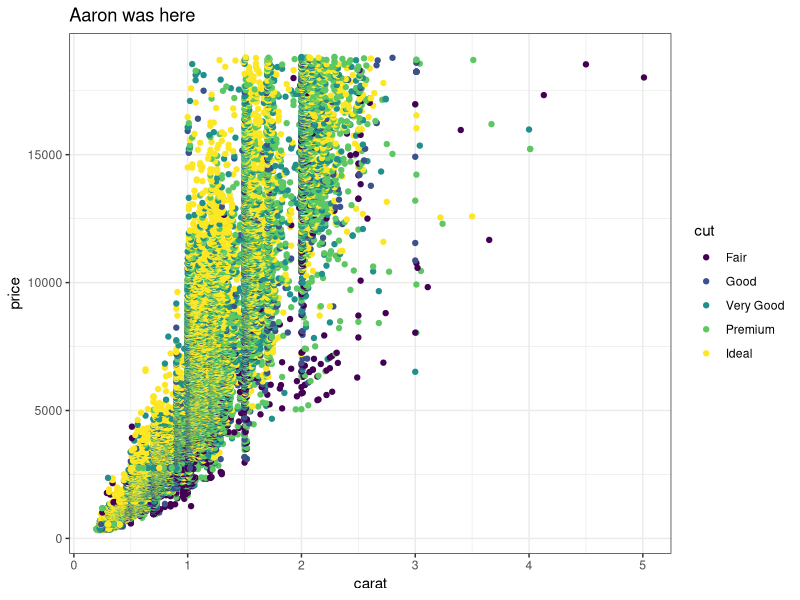
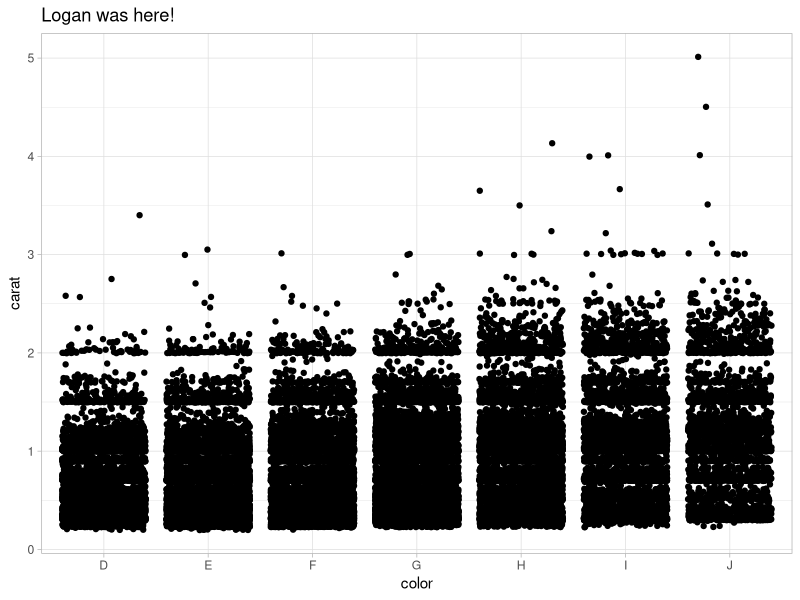
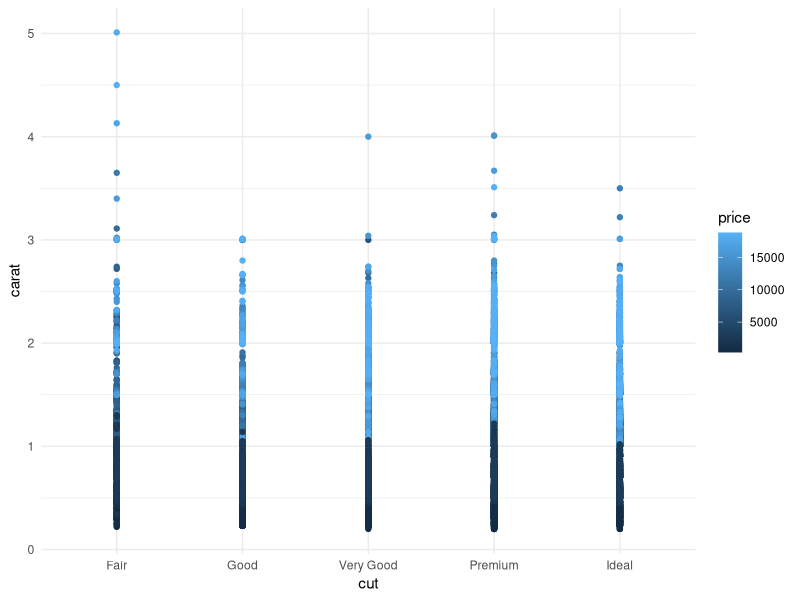

Generate these figures, in order, with R: (Note: this script raises an error after producing the figures.)
## ---- chunk 1
knitr::opts_chunk$set(echo = TRUE)
library(tidyverse)
## ---- chunk 2
# Partner 1: 
# Run the code below to see the original graph
# Change the code below to make the point color change based on 'cut', and update the theme to theme_bw(). Update the title to include your first name. 

ggplot(data = diamonds, aes(x = carat, y = price)) +
  geom_point(aes(colour = cut)) +
  theme_bw() +
  labs(title = "Aaron was here")
## ---- chunk 3
# Partner 2: 
# Run the code below to see the original graph
# Change the code below to make the geom a geom_jitter, and update the theme to theme_light. Update the title to include your first name. 

ggplot(data = diamonds, aes(x = color, y = carat)) +
  geom_jitter() +
  theme_light() +
  labs(title = "Logan was here!")
## ---- chunk 4

ggplot(data = diamonds, aes(x = cut, y = carat)) +
  geom_point(aes(colour = price)) +
  theme_minimal()

# pure brilliance
boogie <- 1+2+3+4+5

## ---- chunk 5

#### Breaking STUFFFF 
x<-1 
y<-2
x+y


diamonds_are_forever

#How does that look???
